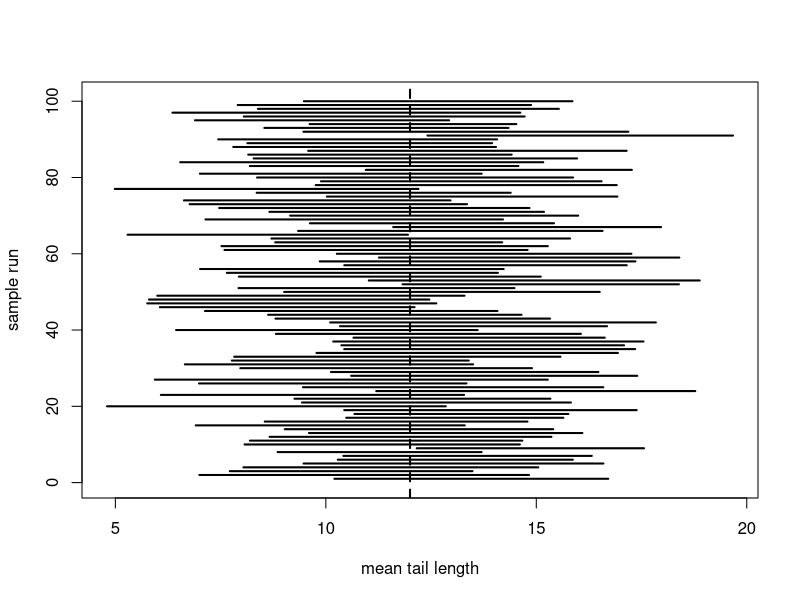

Source code (R):
#minha programação
#gerando os dados da população
x=rnorm(1000, 18, 9)
summary(x)
sd(x)


# Construindo intervalo de confiança
norm.interval = function(data, variance = var(data), conf.level = 0.95) {
  z = qnorm((1 - conf.level)/2, lower.tail = FALSE)
  xbar = mean(data)
  sdx = sqrt(variance/length(data))
  inter=c(xbar - z * sdx, xbar + z * sdx) 
  return(inter)}
norm.interval(x)


#Simulação
n.draw = 100 #quantidades de amostras
mu = 12 #media da amostra
n = 30 #tamanho da amostra
SD = sd(x) #dp da população (conhecido)
draws = matrix(rnorm(n.draw * n, mu, SD), n) #criação de conjunto de dados com todas as amostras, cada uma em uma coluna

intervalo = apply(draws, 2, norm.interval) #criando os intervalos 
intervalo
x11() #criando um gráfico para visualisar a distribuição dos intervalos em comparação com a média
plot(range(intervalo), c(0, 1 + n.draw), type = "n", xlab = "mean tail length", ylab = "sample run")
for (i in 1:n.draw) lines(intervalo[, i], rep(i, 2), lwd = 2)
abline(v = 12, lwd = 2, lty = 2)
